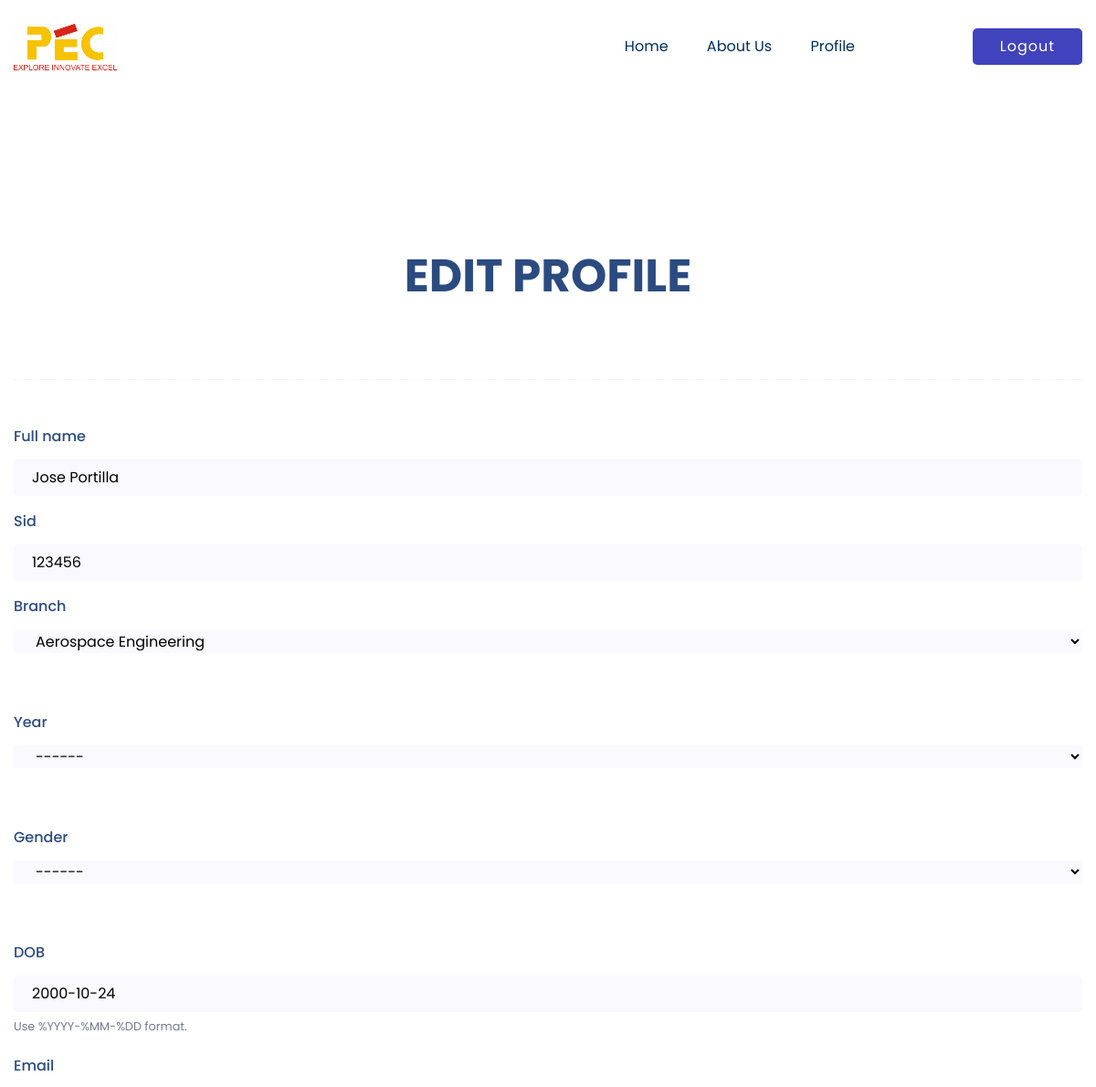
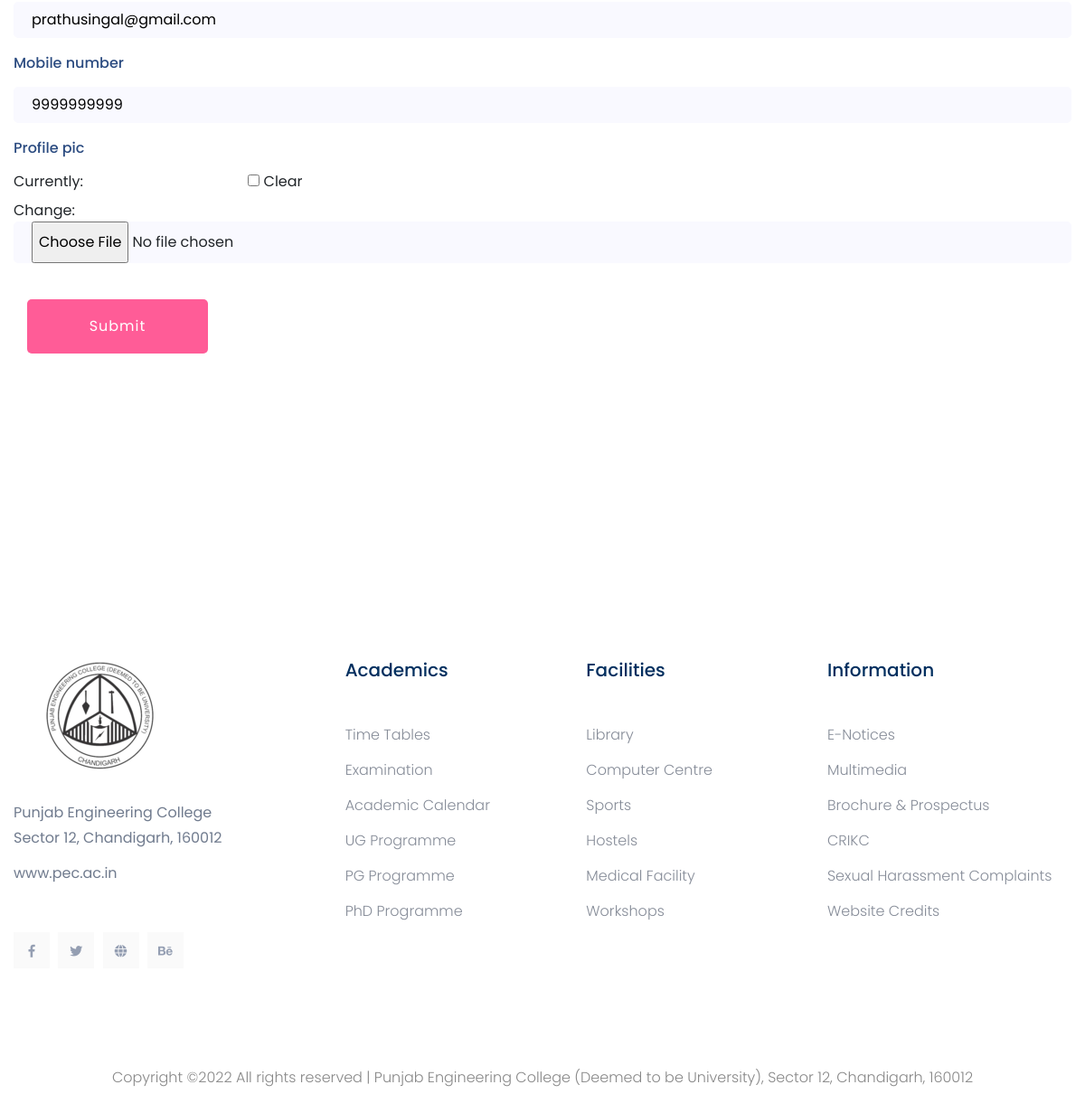
The page /Student/edit_profile/ (signed in) on the database its author committed (2 pictures, top to bottom).
### account/models.py (models this page shows, shortened)
class userprofile(models.Model):
    user = models.OneToOneField(User, on_delete=models.CASCADE)
    role = models.CharField(max_length=50,blank=False)
    profile_pic=models.ImageField(upload_to='profile_pic/',default="profile_pic/statue.jpg",blank=True, null=True)
    department_CHOICES=(
    ('None','------'),
    ('Computer Science and Engineering','Computer Science and Engineering'),
    ('Electronics and Communication Engineering','Electronics and Communication Engineering'),
    ('Electrical Engineering','Electrical Engineering'),
    ('Mechanical Engineering','Mechanical Engineering'),
    ('Civil Engineering','Civil Engineering'),
    ('Production and Industrial Engineering','Production and Industrial Engineering'),
    ('Aerospace Engineering','Aerospace Engineering'),
    ('Metallurgical Engineering','Metallurgical Engineering'),
    )
    department=models.CharField(max_length=100,choices=department_CHOICES,default=None,blank=False, null=True)
    society_choices=(
    ('None','------'),
    ('AMS','AMS'),
    ('ASCE', 'ASCE'),
    ('ASME', 'ASME'),
    ('ACM', 'ACM'),
    ('IIM', 'IIM'),
    ('ISTE', 'ISTE'),
    ('IEEE', 'IEEE'),
    ('IETE', 'IETE'),
    ('SAE', 'SAE'),
    ('SME', 'SME'),
    ('SESI', 'SESI'),
    ('ROBOTICS', 'ROBOTICS'),
    ('NSS', 'NSS'),
    ('NCC', 'NCC'),
    ('Art and Photography Club', 'Art and Photography Club'),
    ('Music Club', 'Music Club'),
    ('Dramatics Club', 'Dramatics Club'),
    ('Speakers Association & Study Circle', 'Speakers Association & Study Circle'),
    ('Projection Design Club', 'Projection Design Club'),
    ('Rotaract Club', 'Rotaract Club'),
    ('Communication Club', 'Communication Club'),
    ('Student Counselling Cell','Student Counselling Cell'),
    ('Women Empowerment Cell','Women Empowerment Cell'),
    ('EIC','EIC'),
    )
    society_or_club_name=models.CharField(max_length=50,choices=society_choices,default=None,blank=False, null=True)
    full_name = models.CharField(max_length=50,default=None,blank=True, null=True)
    sid = models.CharField(max_length=50,default=None,blank=True, null=True)
    branch=models.CharField(max_length=100,choices=department_CHOICES,default=None,blank=False, null=True)
    year_choice=(
    ('N','------'),
    ('1','1'),
    ('2','2'),
    ('3','3'),
    ('4','4'),
    )
    year=models.CharField(max_length=1,default=None,choices=year_choice,blank=False, null=True)
    GENDER_CHOICES = (
        ('N','------'),
        ('M', 'Male'),
        ('F', 'Female'),
        ('O','Other'),
    )
    gender = models.CharField(max_length=1, choices=GENDER_CHOICES,default=None,blank=False, null=True)
    DOB=models.DateField(default=None,blank=True, null=True,help_text="Use %YYYY-%MM-%DD format.")
    mobile_number=models.CharField(max_length=10,default=None,blank=True, null=True)
    email=models.EmailField(default=None,blank=False, null=True)

### account/views.py (the view, shortened to what this page needs)
# urls.py: path("Student/edit_profile/",views.edit_profile,name="edit_profile"),
def edit_profile(request):
    instance=request.user.userprofile
    form= UserProfileForm(instance=instance)
    context={'form':form}
    return render(request, "Student/editprofile.html", context)

### account/forms.py
class UserProfileForm(ModelForm):
    class Meta:
        model=userprofile
        fields=['full_name','sid','branch','year','gender','DOB','email','mobile_number','profile_pic']

### templates/Student/editprofile.html (shortened to what this page needs)
{%extends "Student/base.html"%}
{% block body_block %}
{% load i18n widget_tweaks %}
{% load static %}
	<div class="services-area">
		<div class="container">
			<div class="row d-flex justify-content-center">
				<div class="col-lg-8">
					<div class="section-tittle text-center mb-80">
						<h2>EDIT PROFILE</h2>
					</div>
				</div>
			</div>
		</div>
	</div>
<div data-background="{% static 'assets/img/shape/footer_bg.png' %}">
<div class="container">
  <div class="section-top-border">
    <div class="row">
      <div class="col-lg-12 col-md-8">
        <form class="" role="form" action="." method="post" enctype="multipart/form-data">
            {% for field in form %}
                {% if field.errors %}
                <div class="form-group">
                  <div class="form-group">
                    <label class="control-label" for="id_{{ field.name }}"><h6 class="">{{ field.label }}</h6></label>
                    <div class="">
                        {{ field|attr:"class:single-input" }}
                        <span class="help-block">
                            {% for error in  field.errors %}{{ error }}{% endfor %}
                        </span>
                  </div>
                  </div>
                  </div>
                {% else %}
                    <div class="form-group">
                      <div class="form-group">
                        <label class="control-label" for="id_{{ field.name }}"><h6 class="">{{ field.label }}</h6></label>
                        <div class="">
                            {{ field|attr:"class:single-input" }}
                      </div>
                            {% if field.help_text %}
                                <p class="help-block"><small>{{ field.help_text }}</small></p>
                            {% endif %}
                            {% if field.field.widget.input_type == 'select' %}
                                <br><br>
                            {% endif %}
                        </div>
                    </div>
                {% endif %}
            {% endfor %}
            <br>
            <div class="form-group">
                <div class="col-sm-offset-2 col-sm-10">
                    <button type="submit" class="btn btn-primary">Submit</button>
                </div>
            </div>
        </form>
      </div>
    </div>
  </div>
</div>
</div>
{% endblock %}

### templates/Student/base.html (shortened to what this page needs)
<!doctype html>
{% load i18n widget_tweaks %}
{% load static %}
<html class="no-js" lang="zxx">
    <head>
            <link rel="stylesheet" href="{% static 'assets/css/bootstrap.min.css' %}">
            <link rel="stylesheet" href="{% static 'assets/css/owl.carousel.min.css' %}">
            <link rel="stylesheet" href="{% static 'assets/css/flaticon.css' %}">
            <link rel="stylesheet" href="{% static 'assets/css/slicknav.css' %}">
            <link rel="stylesheet" href="{% static 'assets/css/animate.min.css' %}">
            <link rel="stylesheet" href="{% static 'assets/css/magnific-popup.css' %}">
            <link rel="stylesheet" href="{% static 'assets/css/fontawesome-all.min.css' %}">
            <link rel="stylesheet" href="{% static 'assets/css/themify-icons.css' %}">
            <link rel="stylesheet" href="{% static 'assets/css/slick.css' %}">
            <link rel="stylesheet" href="{% static 'assets/css/nice-select.css' %}">
            <link rel="stylesheet" href="{% static 'assets/css/style.css' %}">
   </head>
   <body>
    <header>
       <div class="header-area header-transparrent ">
            <div class="main-header header-sticky">
                <div class="container">
                    <div class="row align-items-center">
                        <div class="col-xl-2 col-lg-2 col-md-1">
                            <div class="logo">
                                <a href="#"><img src="{% static 'assets/img/logo/pec2.png' %}" alt=""></a>
                            </div>
                        </div>
                        <div class="col-xl-8 col-lg-8 col-md-8">
                            <div class="main-menu f-right d-none d-lg-block">
                                <nav>
                                    <ul id="navigation">
                                        <li><a href="{% url 'account:homepage' %}"> Home</a></li>
                                        <li><a href="#">About Us</a></li>
                                        <li><a href="#">Profile</a>
                                        </li>
                                    </ul>
                                </nav>
                            </div>
                        </div>
                        <div class="col-xl-2 col-lg-2 col-md-3">
                            <div class="header-right-btn f-right d-none d-lg-block">
                                <a href="{%url 'account:user_logout'%}" class="btn header-btn">Logout</a>
                            </div>
                        </div>
                        <div class="col-12">
                        </div>
                    </div>
                </div>
            </div>
       </div>
    </header>
      {%block body_block%}
      {% endblock %}
   <footer>
     <br><br><br>
      <div class="footer-main" data-background="{% static 'assets/img/shape/footer_bg.png' %}">
        <div class="footer-area footer-padding">
            <div class="container">
                <div class="row d-flex justify-content-between">
                    <div class="col-lg-3 col-md-4 col-sm-8">
                       <div class="single-footer-caption mb-50">
                         <div class="single-footer-caption mb-30">
                             <div class="footer-logo">
                                 <p>&ensp;&ensp;&ensp;&ensp;<a href="https://www.pec.ac.in/"><img src="{% static 'assets/img/logo/pec5.png' %}" alt=""></a></p>
                             </div>
                             <div class="footer-tittle">
                                 <div class="footer-pera">
                                     <p class="info1">Punjab Engineering College <br>  Sector 12, Chandigarh, 160012</p>
                                     <p class="info2">www.pec.ac.in</p>
                                </div>
                             </div>
                             <div class="footer-social">
                                <a href="https://www.facebook.com/PunjabEngineeringCollege/"><i class="fab fa-facebook-f"></i></a>
                                <a href="https://twitter.com/_PECChandigarh"><i class="fab fa-twitter"></i></a>
                                <a href="https://en.wikipedia.org/wiki/Punjab_Engineering_College"><i class="fas fa-globe"></i></a>
                                <a href="https://www.instagram.com/pec.ac.in/"><i class="fab fa-behance"></i></a>
                            </div>
                         </div>
                       </div>
                    </div>
                    <div class="col-lg-2 col-md-4 col-sm-5">
                        <div class="single-footer-caption mb-50">
                            <div class="footer-tittle">
                                <h4>Academics</h4>
                                <ul>
                                    <li><a href="https://www.pec.ac.in/current-students/time-tables">Time Tables</a></li>
                                    <li><a href="https://www.pec.ac.in/current-students/examination">Examination</a></li>
                                    <li><a href="https://www.pec.ac.in/academics/calendar">Academic Calendar</a></li>
                                    <li><a href="https://www.pec.ac.in/programmes/ug/structure">UG Programme</a></li>
                                    <li><a href="https://www.pec.ac.in/programmes/pg/structure">PG Programme</a></li>
                                    <li><a href="https://www.pec.ac.in/programmes/phd">PhD Programme</a></li>
                                </ul>
                            </div>
                        </div>
                    </div>
                    <div class="col-lg-2 col-md-4 col-sm-7">
                        <div class="single-footer-caption mb-50">
                            <div class="footer-tittle">
                                <h4>Facilities</h4>
                                <ul>
                                    <li><a href="https://www.pec.ac.in/library">Library</a></li>
                                    <li><a href="https://www.pec.ac.in/computer-centre">Computer Centre</a></li>
                                    <li><a href="https://www.pec.ac.in/Sports">Sports</a></li>
                                    <li><a href="https://www.pec.ac.in/hostels">Hostels</a></li>
                                    <li><a href="https://www.pec.ac.in/medical-facilities">Medical Facility</a></li>
                                    <li><a href="https://www.pec.ac.in/workshops">Workshops</a></li>
                                </ul>
                            </div>
                        </div>
                    </div>
                    <div class="col-lg-3 col-md-4 col-sm-5">
                        <div class="single-footer-caption mb-50">
                            <div class="footer-tittle">
                                <h4>Information</h4>
                                <ul>
                                 <li><a href="http://172.15.0.24/enotices/">E-Notices</a></li>
                                 <li><a href="https://www.pec.ac.in/multimedia"> Multimedia</a></li>
                                 <li><a href="https://www.pec.ac.in/prospectus">Brochure & Prospectus</a></li>
                                 <li><a href="http://crikc.puchd.ac.in/">CRIKC</a></li>
                                 <li><a href="https://www.pec.ac.in/institute/sexual-harassment-complaints-committee">Sexual Harassment Complaints</a></li>
                                 <li><a href="https://www.pec.ac.in/credits">Website Credits</a></li>
                             </ul>
                            </div>
                        </div>
                    </div>
                </div>
            </div>
        </div>
        <div class="footer-bottom-area footer-bg">
            <div class="container">
                <div class="footer-border">
                     <div class="row d-flex align-items-center">
                         <div class="col-xl-12 ">
                             <div class="footer-copy-right text-center">
                                 <p>
  Copyright &copy;<script>document.write(new Date().getFullYear());</script> All rights reserved | Punjab Engineering College (Deemed to be University), Sector 12, Chandigarh, 160012
  </p>
                             </div>
                         </div>
                     </div>
                </div>
            </div>
        </div>
   </footer>
    </body>
</html>

### rows shown on the page
userprofile: form "Jose Portilla" "123456" "Aerospace Engineering" "------" "------" "2000-10-24" "prathusingal@gmail.com" "9999999999"

### other values the page prints
{{ field.label }} "Full name" "Sid" "Branch" "Year" "Gender" "DOB" "Email" "Mobile number" "Profile pic"
{{ field.help_text }} "Use %YYYY-%MM-%DD format."
